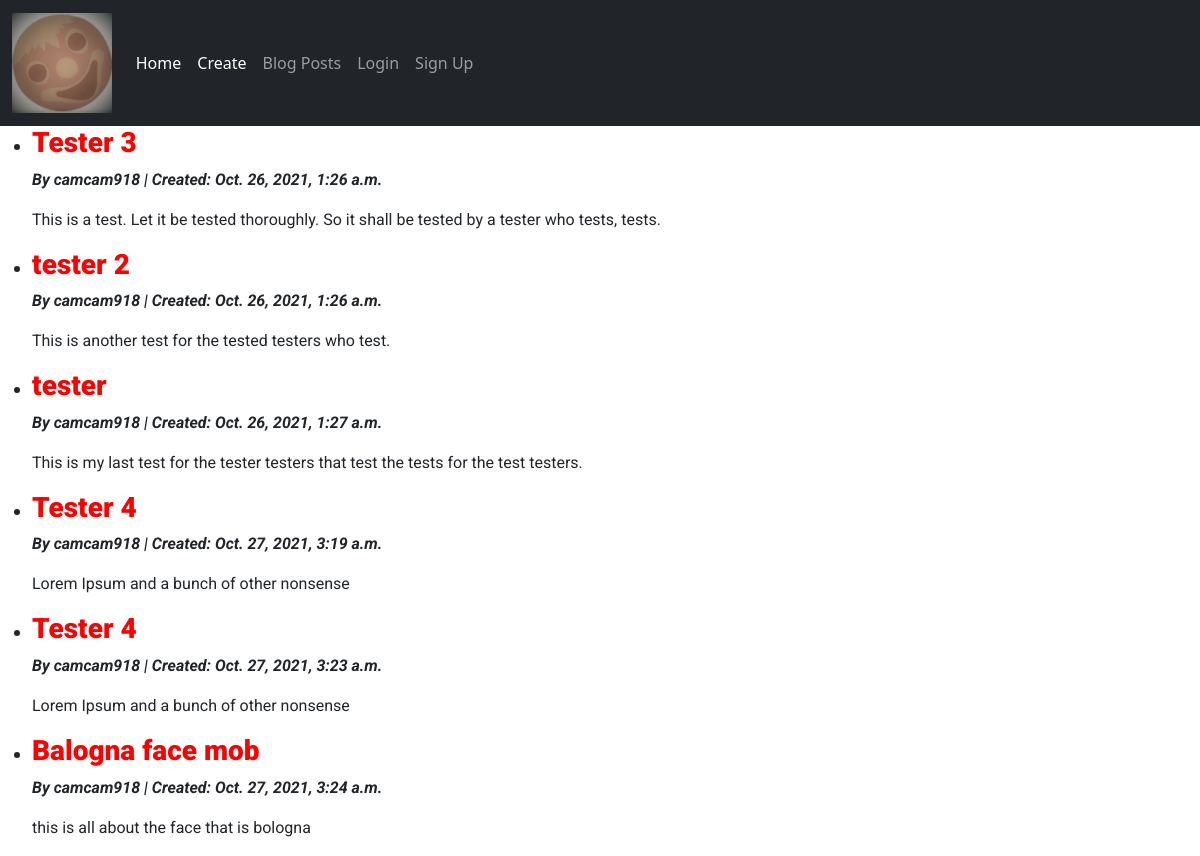
Page /post/ on the earlier database version.
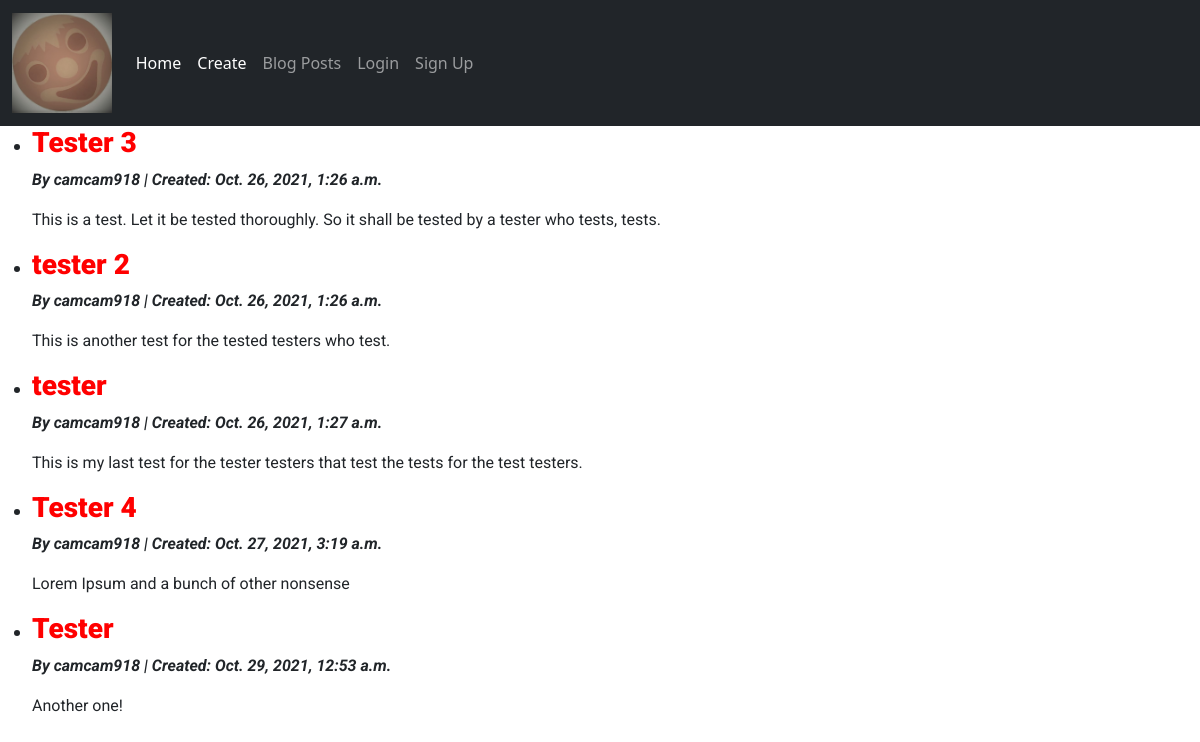
Same page on the later database version.
### blog/models.py (models this page shows, shortened)
class Post(models.Model):
    title = models.CharField(max_length=200)
    author = models.ForeignKey(
        'auth.User',
        on_delete=models.CASCADE
    )
    body = models.TextField()
    create_at = models.DateTimeField(auto_now_add=True)

### blog/views.py (the view)
# urls.py: path('post/', PostListView.as_view(), name='all_posts'),
class PostListView(ListView):
    model = Post
    template_name = "post_list.html"

### templates/post_list.html (shortened to what this page needs)
{% extends 'base.html' %}
{% block content %}
    <ul>
    {% for post in post_list %}
        <div id="{{ post.id }}">
            <li>
            <a href="{% url 'post_detail' post.id %}"><h3>{{ post.title }}</a></h3>
            <p id="subtitle">By {{ post.author }} | Created: {{ post.create_at }}</p>
            <p>{{ post.body }}</p>
            </li>
        </div>
        {% endfor %}
    </ul>
{% endblock content%}

### templates/base.html (shortened to what this page needs)
{% load static %}
<!DOCTYPE html>
<html lang="en">
<head>
    <link href="https://cdn.jsdelivr.net/npm/bootstrap@5.1.3/dist/css/bootstrap.min.css"
    rel="stylesheet"
>
    <link rel="stylesheet" href="{% static 'css/base.css' %}">
</head>
<body>
    <nav class="navbar navbar-expand-lg navbar-dark bg-dark">
        <div class="container-fluid">
            <a class="navbar-brand" href="{% url 'home' %}"><img src="{% static 'images/billy_roll.jpg' %}" alt="BLOGLOGNA" /></a>
            <div class="collapse navbar-collapse" id="navbarNav">
                <ul class="navbar-nav">
                <li class="nav-item">
                    <a class="nav-link active" aria-current="page" href="{% url 'home' %}">Home</a>
                </li>
                <li class="nav-item">
                    <a class="nav-link active" aria-current="page" href="{% url 'post_new' %}">Create</a>
                </li>
                <li class="nav-item">
                    <a class="nav-link" href="{% url 'all_posts' %}">Blog Posts</a>
                </li>
                {% if user.is_authenticated %}
                <li class="nav-item dropdown">
                    <a class="nav-link dropdown-toggle" href="#" id="navbarDropdown" role="button" data-bs-toggle="dropdown" aria-expanded="false">
                        {{ user.username }}
                        </a>
                        <ul class="dropdown-menu" aria-labelledby="navbarDropdown">
                            <li><a class="dropdown-item" href="#">Action</a></li>
                            <li><a class="dropdown-item" href="#">Password Change</a></li>
                            <li><hr class="dropdown-divider"></li>
                            <li><a class="dropdown-item" href="{% url 'logout' %}">Log Out</a></li>
                    </ul>
                </li>
                {% else %}
                <li class="nav-item">
                    <a class="nav-link" href="{% url 'login' %}">Login</a>
                </li>
                <li class="nav-item">
                    <a class="nav-link" href="{% url 'signup' %}">Sign Up</a>
                </li>
                {% endif %}
                </ul>
            </div>
            </div>
        </nav>
    {% block content %}
    {% endblock content %}
</body>
</html>

### static/css/base.css (style rules this page uses)
h2, h3 { color:red; font-family: 'Roboto', sans-serif; font-weight: 900; text-decoration: none; }
p { font-family: 'Roboto', sans-serif; font-weight: 400; }
#subtitle { font-family: 'Roboto', sans-serif; font-weight: 700; font-style: italic; }
a { text-decoration: none; cursor: pointer; color: red; }
.nav-item { border: none; }
img { height: 100px; }

Differences in the rows shown:
removed Post: title "Tester 4", author "camcam918", create_at "Oct. 27, 2021, 3:23 a.m.", body "Lorem Ipsum and a bunch of other nonsense"
removed Post: title "Balogna face mob", author "camcam918", create_at "Oct. 27, 2021, 3:24 a.m.", body "this is all about the face that is bologna"
added Post: title "Tester", author "camcam918", create_at "Oct. 29, 2021, 12:53 a.m.", body "Another one!"
